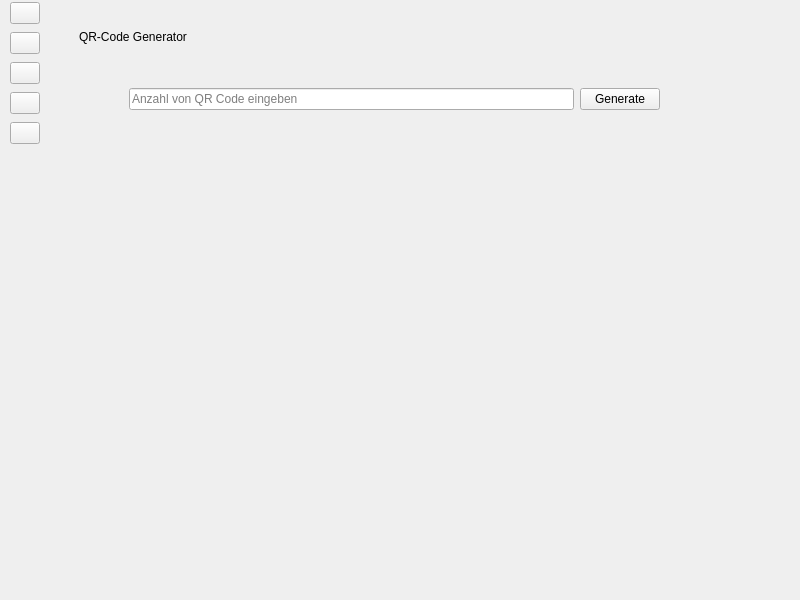
<?xml version="1.0" encoding="UTF-8"?>
<ui version="4.0">
 <class>MainWindow</class>
 <widget class="QMainWindow" name="MainWindow">
  <property name="geometry">
   <rect>
    <x>0</x>
    <y>0</y>
    <width>800</width>
    <height>600</height>
   </rect>
  </property>
  <property name="windowTitle">
   <string>MainWindow</string>
  </property>
  <widget class="QWidget" name="centralwidget">
   <widget class="QWidget" name="widget_3" native="true">
    <property name="geometry">
     <rect>
      <x>70</x>
      <y>0</y>
      <width>731</width>
      <height>561</height>
     </rect>
    </property>
    <widget class="QStackedWidget" name="stackedWidget">
     <property name="geometry">
      <rect>
       <x>-21</x>
       <y>9</y>
       <width>751</width>
       <height>551</height>
      </rect>
     </property>
     <property name="currentIndex">
      <number>3</number>
     </property>
     <widget class="QWidget" name="homePage">
      <property name="whatsThis">
       <string>HomePage</string>
      </property>
      <widget class="QTabWidget" name="tabWidget">
       <property name="geometry">
        <rect>
         <x>10</x>
         <y>0</y>
         <width>711</width>
         <height>551</height>
        </rect>
       </property>
       <property name="currentIndex">
        <number>0</number>
       </property>
       <widget class="QWidget" name="tab">
        <attribute name="title">
         <string>Tab 1</string>
        </attribute>
       </widget>
       <widget class="QWidget" name="tab_2">
        <attribute name="title">
         <string>Tab 2</string>
        </attribute>
       </widget>
      </widget>
     </widget>
     <widget class="QWidget" name="statistikPage">
      <widget class="QLabel" name="label_6">
       <property name="geometry">
        <rect>
         <x>220</x>
         <y>150</y>
         <width>49</width>
         <height>16</height>
        </rect>
       </property>
       <property name="text">
        <string>Statistik</string>
       </property>
      </widget>
     </widget>
     <widget class="QWidget" name="impotPage">
      <widget class="QLabel" name="label_3">
       <property name="geometry">
        <rect>
         <x>190</x>
         <y>120</y>
         <width>49</width>
         <height>16</height>
        </rect>
       </property>
       <property name="text">
        <string>Import</string>
       </property>
      </widget>
     </widget>
     <widget class="QWidget" name="qrGenPage">
      <widget class="QWidget" name="qrGenInfoPage" native="true">
       <property name="geometry">
        <rect>
         <x>30</x>
         <y>50</y>
         <width>651</width>
         <height>441</height>
        </rect>
       </property>
       <widget class="QLabel" name="infoBoxQr">
        <property name="geometry">
         <rect>
          <x>80</x>
          <y>50</y>
          <width>481</width>
          <height>121</height>
         </rect>
        </property>
        <property name="text">
         <string/>
        </property>
       </widget>
       <widget class="QWidget" name="">
        <property name="geometry">
         <rect>
          <x>50</x>
          <y>10</y>
          <width>531</width>
          <height>61</height>
         </rect>
        </property>
        <layout class="QHBoxLayout" name="horizontalLayout">
         <item>
          <widget class="QLineEdit" name="qrNrInputBox">
           <property name="minimumSize">
            <size>
             <width>200</width>
             <height>0</height>
            </size>
           </property>
           <property name="text">
            <string/>
           </property>
           <property name="placeholderText">
            <string>Anzahl von QR Code eingeben</string>
           </property>
          </widget>
         </item>
         <item>
          <widget class="QPushButton" name="generateQrBtn">
           <property name="minimumSize">
            <size>
             <width>50</width>
             <height>0</height>
            </size>
           </property>
           <property name="styleSheet">
            <string notr="true"/>
           </property>
           <property name="text">
            <string>Generate</string>
           </property>
          </widget>
         </item>
        </layout>
       </widget>
      </widget>
      <widget class="QLabel" name="label_2">
       <property name="geometry">
        <rect>
         <x>30</x>
         <y>20</y>
         <width>191</width>
         <height>16</height>
        </rect>
       </property>
       <property name="text">
        <string>QR-Code Generator</string>
       </property>
      </widget>
     </widget>
     <widget class="QWidget" name="settingsPage">
      <widget class="QLabel" name="label_5">
       <property name="geometry">
        <rect>
         <x>310</x>
         <y>150</y>
         <width>49</width>
         <height>16</height>
        </rect>
       </property>
       <property name="text">
        <string>Settings</string>
       </property>
      </widget>
     </widget>
    </widget>
   </widget>
   <widget class="QWidget" name="widget" native="true">
    <property name="geometry">
     <rect>
      <x>10</x>
      <y>0</y>
      <width>31</width>
      <height>561</height>
     </rect>
    </property>
    <widget class="QWidget" name="layoutWidget">
     <property name="geometry">
      <rect>
       <x>0</x>
       <y>0</y>
       <width>30</width>
       <height>146</height>
      </rect>
     </property>
     <layout class="QVBoxLayout" name="verticalLayout">
      <item>
       <widget class="QPushButton" name="homeBtn">
        <property name="text">
         <string/>
        </property>
        <property name="icon">
         <iconset resource="resources.qrc">
          <normaloff>:/icons/img/homebig.png</normaloff>:/icons/img/homebig.png</iconset>
        </property>
       </widget>
      </item>
      <item>
       <widget class="QPushButton" name="statistik">
        <property name="text">
         <string/>
        </property>
        <property name="icon">
         <iconset resource="resources.qrc">
          <normaloff>:/icons/img/graph-up.svg</normaloff>:/icons/img/graph-up.svg</iconset>
        </property>
       </widget>
      </item>
      <item>
       <widget class="QPushButton" name="importBtn">
        <property name="text">
         <string/>
        </property>
        <property name="icon">
         <iconset resource="resources.qrc">
          <normaloff>:/icons/img/import-1.svg</normaloff>:/icons/img/import-1.svg</iconset>
        </property>
       </widget>
      </item>
      <item>
       <widget class="QPushButton" name="qrGenBtn">
        <property name="text">
         <string/>
        </property>
        <property name="icon">
         <iconset resource="resources.qrc">
          <normaloff>:/icons/img/qr-code-scanner.svg</normaloff>:/icons/img/qr-code-scanner.svg</iconset>
        </property>
        <property name="flat">
         <bool>false</bool>
        </property>
       </widget>
      </item>
      <item>
       <widget class="QPushButton" name="settingsBtn">
        <property name="text">
         <string/>
        </property>
        <property name="icon">
         <iconset resource="resources.qrc">
          <normaloff>:/icons/img/settings.svg</normaloff>:/icons/img/settings.svg</iconset>
        </property>
       </widget>
      </item>
     </layout>
    </widget>
   </widget>
  </widget>
 </widget>
 <resources>
  <include location="resources.qrc"/>
 </resources>
 <connections/>
</ui>
